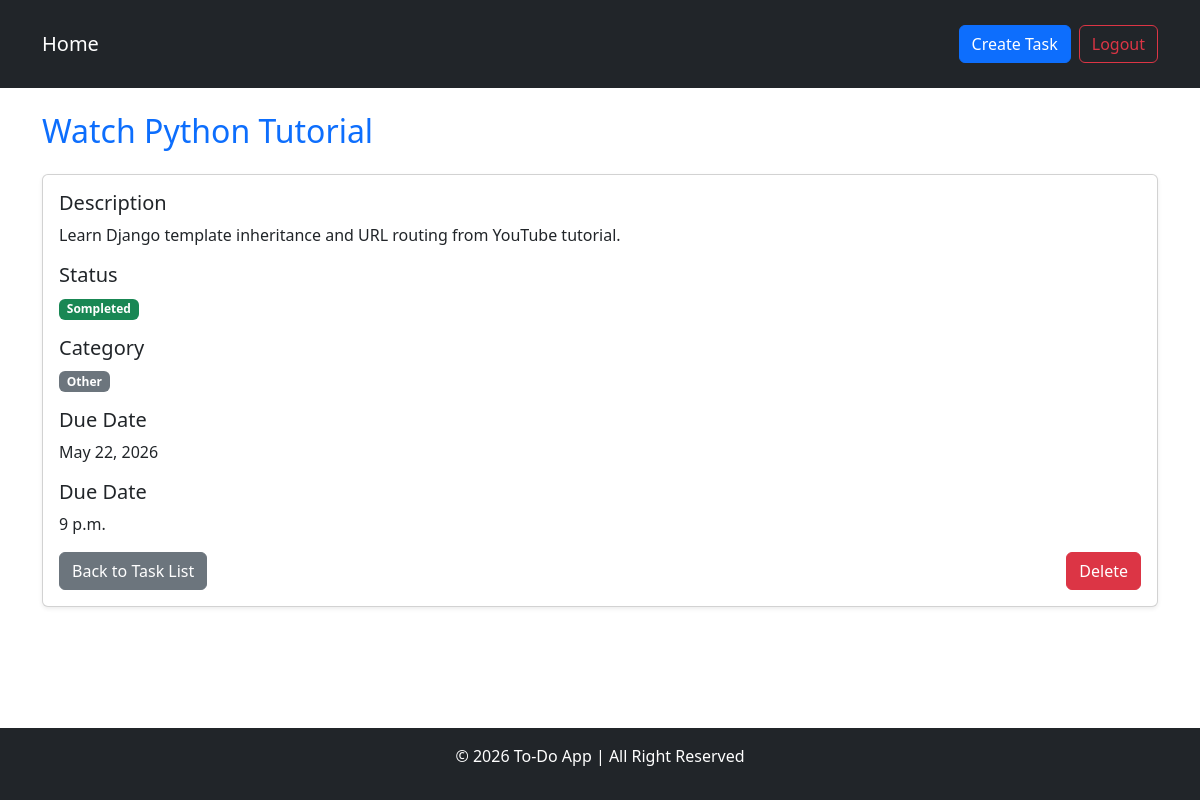
The page /task/6/ (signed in) on the database its author committed.
### task/models.py (models this page shows, shortened)
class Task(models.Model):
    STATUS = [
        ('pending', 'Pending'),
        ('completed', 'Completed')
    ]
    CATEGORY = [
        ('work', 'Work'),
        ('personal', 'Personal'),
        ('other', 'Other')
    ]
    title = models.CharField(max_length=100)
    description = models.TextField()
    due_date = models.DateField()
    due_time = models.TimeField()
    status = models.CharField(max_length=10, choices=STATUS, default='pending')
    category = models.CharField(max_length=10, choices=CATEGORY)
    is_completed = models.BooleanField(default=False)
    user = models.ForeignKey(User, on_delete=models.CASCADE)

### task/views.py (the view)
# urls.py: path('task/<int:task_id>/', views.task_detail, name='task_detail'),
@login_required
def task_detail(request, task_id):
    task = get_object_or_404(Task, id=task_id, user=request.user)
    return render(request, 'task_detail.html', {'task' : task})

### task/templates/task_detail.html (shortened to what this page needs)
{% extends "base.html" %}
{% block content %}
    <h2 class="mb-4 text-primary">{{ task.title }}</h2>
    <div class="card shadow-sm">
        <div class="card-body">
            <div class="mb-3">
                <h5>Description</h5>
                <p>{{ task.description }}</p>
            </div>
            <div class="mb-3">
                <h5>Status</h5>
                {% if task.is_completed %}
                    <span class="badge bg-success">Sompleted</span>
                {% else %}
                    <span class="badge bg-warning">Pending</span>
                {% endif %}
            </div>
            <div class="mb-3">
                <h5>Category</h5>
                <span class="badge bg-secondary">{{ task.get_category_display }}</span>
            </div>
            <div class="mb-3">
                <h5>Due Date</h5>
                <p>{{ task.due_date }}</p>
            </div>
            <div class="mb-3">
                <h5>Due Date</h5>
                <p>{{ task.due_time }}</p>
            </div>
            <div class="d-flex justify-content-between">
                <a href="{% url 'task_list' %}" class="btn btn-secondary">Back to Task List</a>
                <a href="{% url 'task_delete' task.id %}" class="btn btn-danger">Delete</a>
            </div>
        </div>
    </div>
{% endblock  %}

### rows shown on the page
Task: title "Watch Python Tutorial", description "Learn Django template inheritance and URL routing from YouTube tutorial.", category "Other", due_date "May 22, 2026", due_time "9 p.m."
